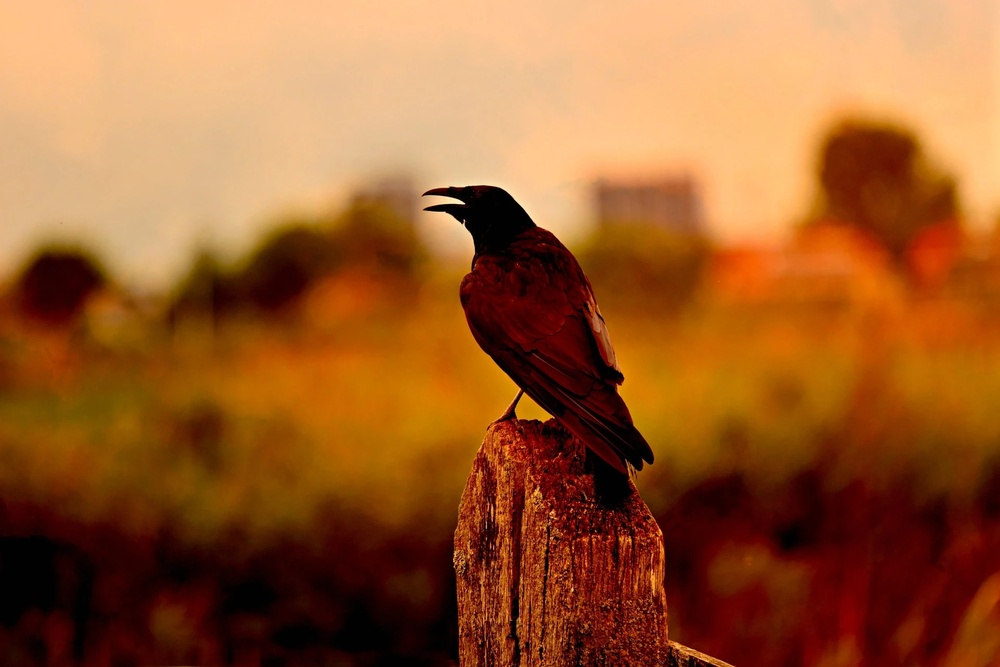
#> input picture Deep_Learning/OpenCV/images/bird.jpg, 1000 x 667 px, shrunk from 1920 x 1281 before the run
$ python OpenCV14.py
#> lines starting #> are read from the running program, lines starting #| are printed output that depends on the picture; after the words box and inside, x2 and y2 are one past the last pixel; in counts of white or black regions, pixels touching at a corner belong together
import cv2
import numpy as np
import matplotlib.pylab as plt


# 이진화
# 어느 지점을 기준으로 값이 높거나 낮은 픽셀의 값을 대상으로 특정 수행할 때 사용한다.
# 일반적으로 값이 높거나 낮은 픽셀을 검은색 또는 흰색의 값으로 변경한다.

img = cv2.imread('./images/bird.jpg', cv2.IMREAD_GRAYSCALE)
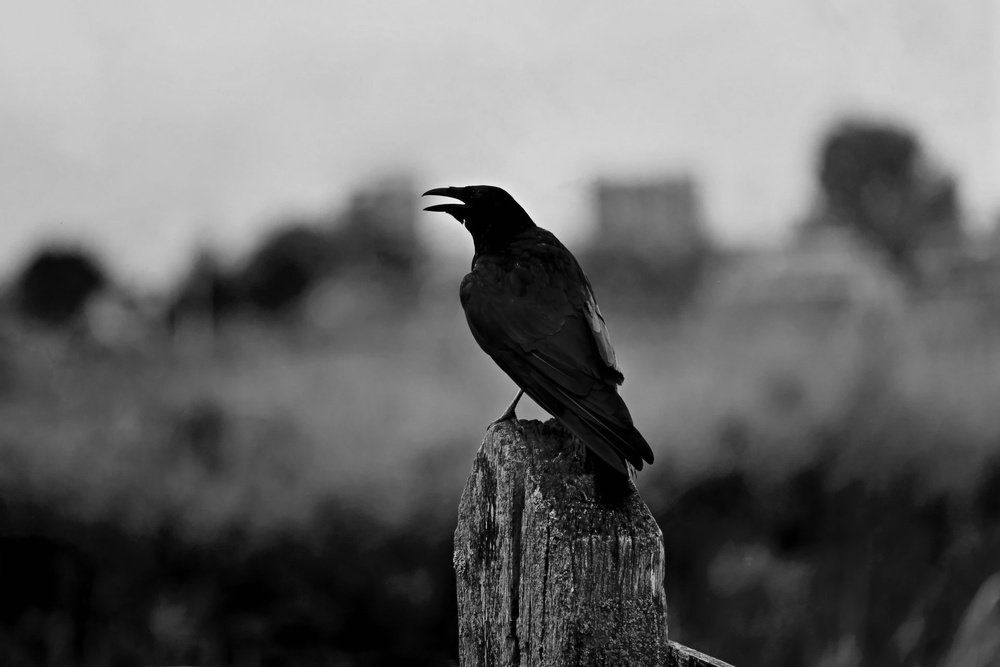
#> img: shape (667, 1000); min 0, max 252, mean 106
thresh_np = np.zeros_like(img)
thresh_np[img > 127] = 255

ret, thresh_cv = cv2.threshold(img, 127, 255, cv2.THRESH_BINARY)
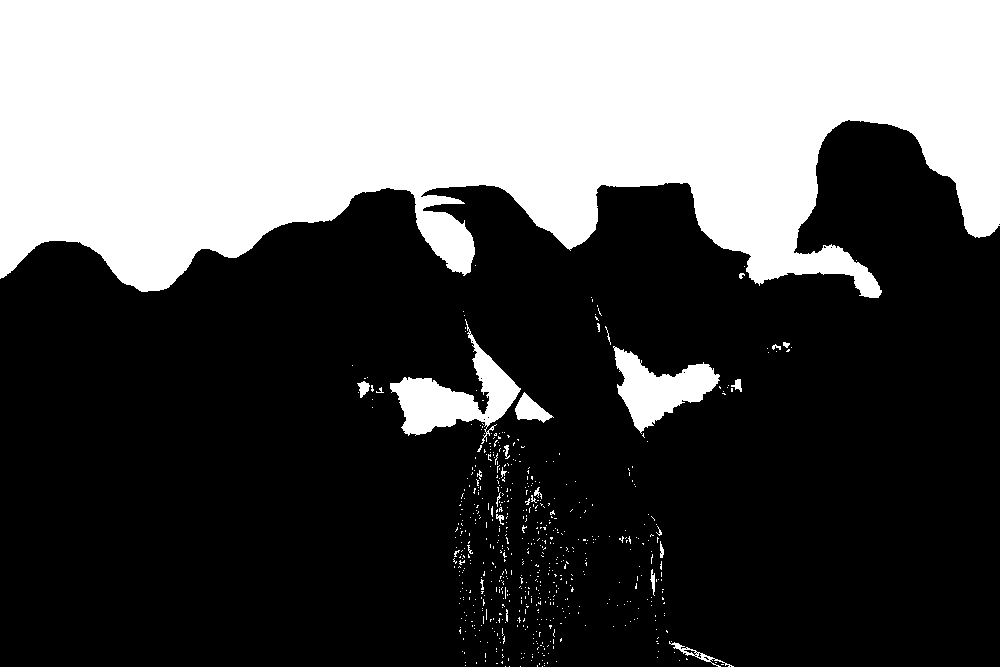
#> thresh_cv: shape (667, 1000); 35.2% white; 623 white regions (599 under 20 px), largest, box (x1, y1, x2, y2) and area: (0, 0, 1000, 298) 221785, (390, 319, 521, 444) 5306, (613, 346, 720, 434) 4268
print(ret)

imgs = {'original': img, 'numpy api': thresh_np, 'cv2.threshold': thresh_cv}
for i, (key, value) in enumerate(imgs.items()):
    plt.subplot(1, 3, i+1)
    plt.title(key)
    plt.imshow(value, cmap='gray')
    plt.xticks([]), plt.yticks([])
#> this loop made 3 passes
#> key on passes 1 to 3: 'original', 'numpy api', 'cv2.threshold'
plt.show()
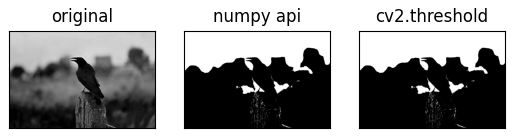
#> figure drawn by matplotlib, 3 panels
